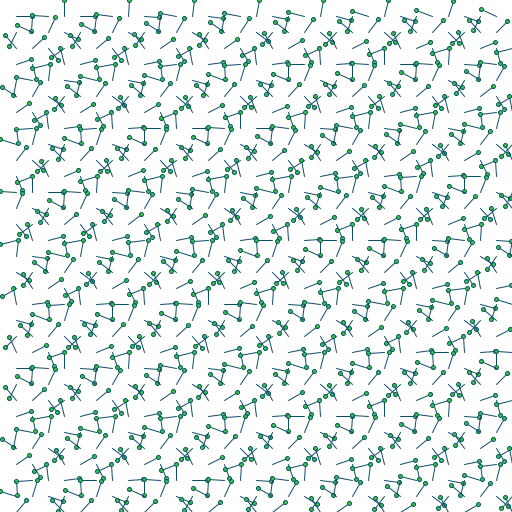
Frame 1 (no input)
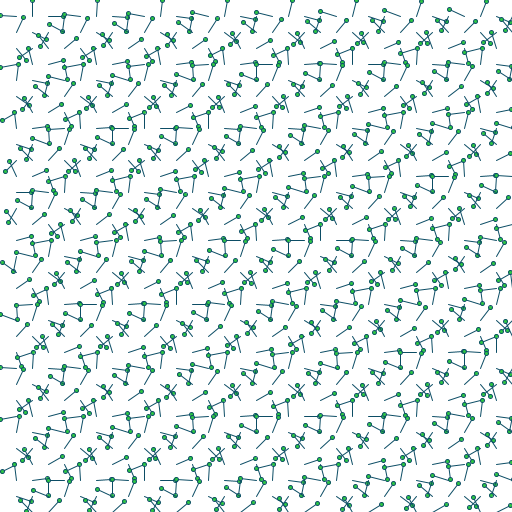
Frame 60 (the mouse pressed at the canvas centre just before this capture)
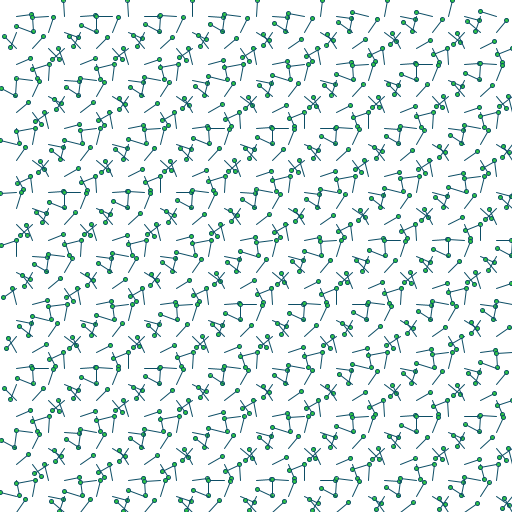
Frame 120 (the mouse held since frame 60 and released just before this capture)

The Processing sketch that drew these frames (run headless with seeded random() and noise(); from frame 60 on, the mouse is pressed at the canvas centre):

// Processing sketch: processing_150415
// ── processing_150415.pde

/* This sketch is inspired by the 5th sketch 
from the week 2 material of the class Creative Coding
at future learn.

In this sketch rotating batons are placed along intervals across
the screen. The user can influence the rotation of the batons
by using the arrow keys.
*/

// set the center and radius of the baton.
int center = 16;
float radius = float(center);

// initialize the angle varialbe
float theta = 0;

// these values control the rotation of the baton
// batonNum allows each baton to have a unique angle 
float batonNum = 0;
float alpha = 1;
float beta = 1;


void setup() {
  size(512, 512);
}

void draw() {
  // clear the background and draw the batons
  background(255);
  for (int i = 0; i < width / center; i++) {
    for (int j = 0; j < height / center; j++) {
      pushMatrix();
      translate(i * center, j * center);
      theta = batonNum + alpha*i + beta*j;
      baton(theta);
      popMatrix();
      batonNum++;
    }
  }
  // useful to remember any particular patterns you enjoy
  println("alpha = ", + alpha + ", " + "beta = " + ", " + beta);
}

void baton(float theta) {
  // get the coordinates to draw the baton
  float tempX = center + radius*cos(theta);
  float tempY = center + radius*sin(theta);
  
  // draw the baton
  stroke(12, 77, 101);
  line(center, center, tempX, tempY);
  fill(44, 200, 66);
  ellipse(tempX, tempY, 4, 4);
}


// function to allow the user to influence the rotation
void keyReleased() {
  if (keyCode == UP) {
    alpha += 0.05;
  }
  
  if (keyCode == DOWN) {
    alpha -= 0.05;
  }
  
  if (keyCode == RIGHT) {
    beta += 0.05;
  }
  
  if (keyCode == LEFT) {
    beta -= 0.05;
  }
}
